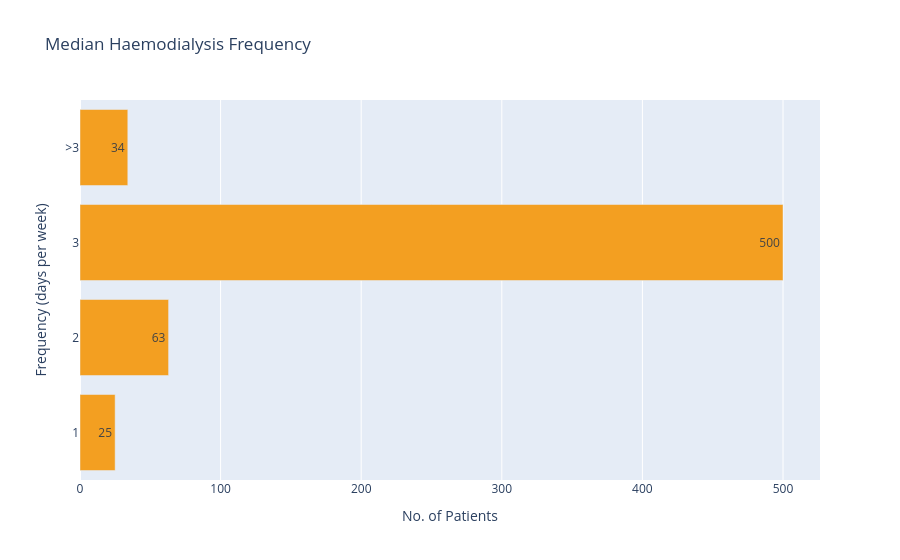
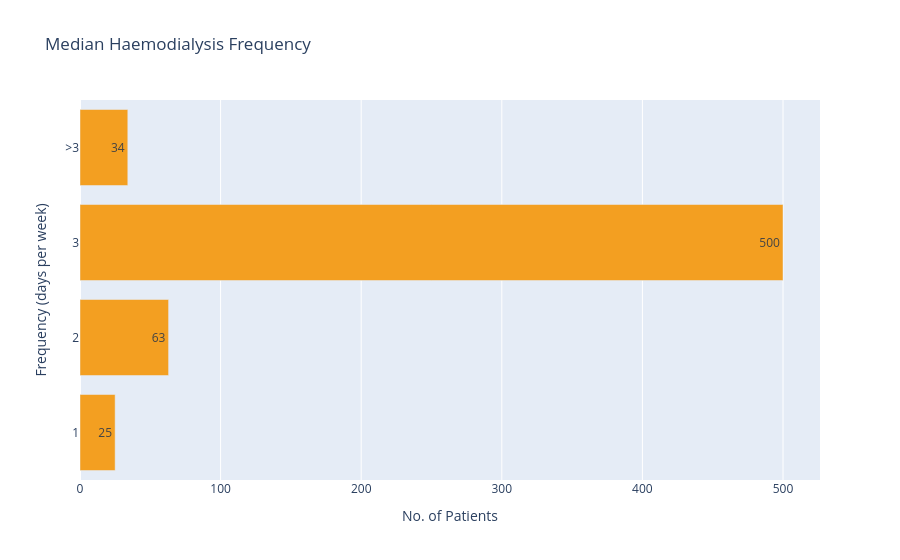
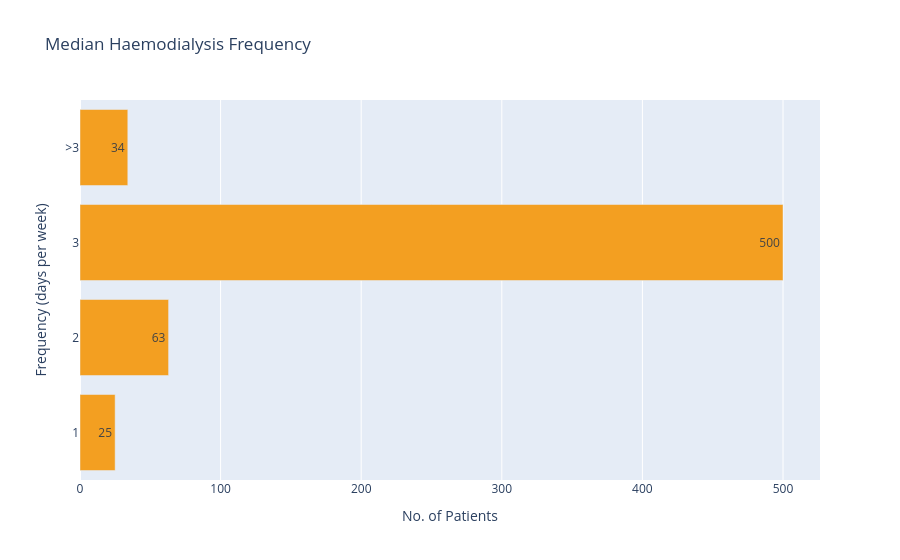
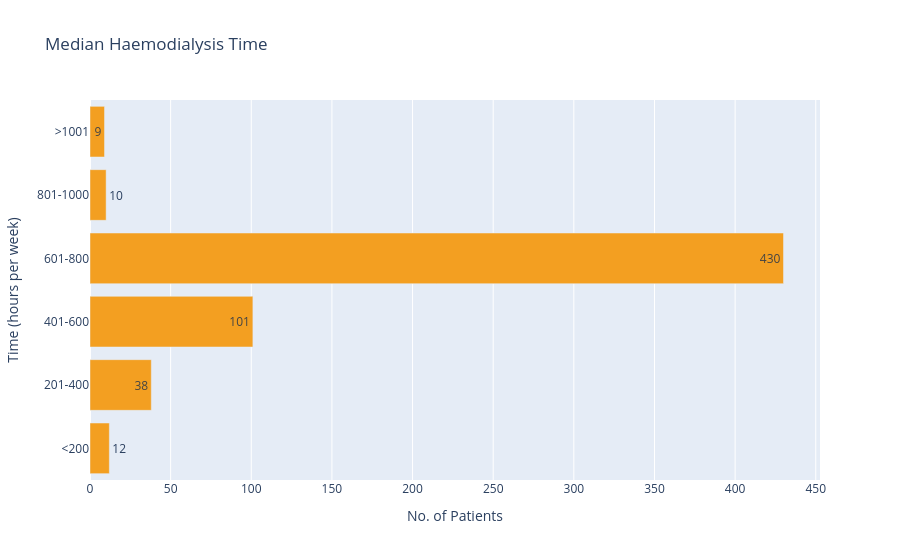

Notebook source saved alongside these figures, in order:
### Code cell
display(Markdown(output.all.incentre_dialysis_frequency.metadata.description))


freq_fig = px.bar(
    x=output.all.incentre_dialysis_frequency.data.y,
    y=output.all.incentre_dialysis_frequency.data.x,
    title=output.all.incentre_dialysis_frequency.metadata.title,
    labels={
        "x": output.all.incentre_dialysis_frequency.metadata.axis_titles.y,
        "y": output.all.incentre_dialysis_frequency.metadata.axis_titles.x,
    },
    orientation="h",
    color_discrete_sequence=["rgb(243,159,33)"],
    text_auto=True,
)

freq_fig.show()
freq_fig = px.bar(
    x=output.all.incentre_dialysis_frequency.data.y,
    y=output.all.incentre_dialysis_frequency.data.x,
    title=output.all.incentre_dialysis_frequency.metadata.title,
    labels={
        "x": output.all.incentre_dialysis_frequency.metadata.axis_titles.y,
        "y": output.all.incentre_dialysis_frequency.metadata.axis_titles.x,
    },
    orientation="h",
    color_discrete_sequence=["rgb(243,159,33)"],
    text_auto=True,
)
freq_fig.show()

freq_fig.show()
freq_fig = px.bar(
    x=output.all.incentre_time_dialysed.data.y,
    y=output.all.incentre_time_dialysed.data.x,
    title=output.all.incentre_time_dialysed.metadata.title,
    labels={
        "x": output.all.incentre_time_dialysed.metadata.axis_titles.y,
        "y": output.all.incentre_time_dialysed.metadata.axis_titles.x,
    },
    orientation="h",
    color_discrete_sequence=["rgb(243,159,33)"],
    text_auto=True,
)
freq_fig.show()

### Figure 1 — Plotly figure (JSON) as saved in the notebook; plotly's stock layout.template omitted (floating-point values rounded to 4 significant figures)
{"data": [{"alignmentgroup": "True", "hovertemplate": "No. of Patients=%{x}<br>Frequency (days per week)=%{y}<extra></extra>", "legendgroup": "", "marker": {"color": "rgb(243,159,33)", "pattern": {"shape": ""}}, "name": "", "offsetgroup": "", "orientation": "h", "showlegend": false, "textposition": "auto", "texttemplate": "%{x}", "type": "bar", "x": [25, 63, 500, 34], "xaxis": "x", "y": ["1", "2", "3", ">3"], "yaxis": "y"}], "layout": {"barmode": "relative", "legend": {"tracegroupgap": 0}, "title": {"text": "Median Haemodialysis Frequency"}, "xaxis": {"anchor": "y", "domain": [0, 1], "title": {"text": "No. of Patients"}}, "yaxis": {"anchor": "x", "domain": [0, 1], "title": {"text": "Frequency (days per week)"}}}}

### Figure 2 — Plotly figure (JSON) as saved in the notebook; plotly's stock layout.template omitted (floating-point values rounded to 4 significant figures)
{"data": [{"alignmentgroup": "True", "hovertemplate": "No. of Patients=%{x}<br>Frequency (days per week)=%{y}<extra></extra>", "legendgroup": "", "marker": {"color": "rgb(243,159,33)", "pattern": {"shape": ""}}, "name": "", "offsetgroup": "", "orientation": "h", "showlegend": false, "textposition": "auto", "texttemplate": "%{x}", "type": "bar", "x": [25, 63, 500, 34], "xaxis": "x", "y": ["1", "2", "3", ">3"], "yaxis": "y"}], "layout": {"barmode": "relative", "legend": {"tracegroupgap": 0}, "title": {"text": "Median Haemodialysis Frequency"}, "xaxis": {"anchor": "y", "domain": [0, 1], "title": {"text": "No. of Patients"}}, "yaxis": {"anchor": "x", "domain": [0, 1], "title": {"text": "Frequency (days per week)"}}}}

### Figure 3 — Plotly figure (JSON) as saved in the notebook; plotly's stock layout.template omitted (floating-point values rounded to 4 significant figures)
{"data": [{"alignmentgroup": "True", "hovertemplate": "No. of Patients=%{x}<br>Frequency (days per week)=%{y}<extra></extra>", "legendgroup": "", "marker": {"color": "rgb(243,159,33)", "pattern": {"shape": ""}}, "name": "", "offsetgroup": "", "orientation": "h", "showlegend": false, "textposition": "auto", "texttemplate": "%{x}", "type": "bar", "x": [25, 63, 500, 34], "xaxis": "x", "y": ["1", "2", "3", ">3"], "yaxis": "y"}], "layout": {"barmode": "relative", "legend": {"tracegroupgap": 0}, "title": {"text": "Median Haemodialysis Frequency"}, "xaxis": {"anchor": "y", "domain": [0, 1], "title": {"text": "No. of Patients"}}, "yaxis": {"anchor": "x", "domain": [0, 1], "title": {"text": "Frequency (days per week)"}}}}

### Figure 4 — Plotly figure (JSON) as saved in the notebook; plotly's stock layout.template omitted (floating-point values rounded to 4 significant figures)
{"data": [{"alignmentgroup": "True", "hovertemplate": "No. of Patients=%{x}<br>Time (hours per week)=%{y}<extra></extra>", "legendgroup": "", "marker": {"color": "rgb(243,159,33)", "pattern": {"shape": ""}}, "name": "", "offsetgroup": "", "orientation": "h", "showlegend": false, "textposition": "auto", "texttemplate": "%{x}", "type": "bar", "x": [12, 38, 101, 430, 10, 9], "xaxis": "x", "y": ["<200", "201-400", "401-600", "601-800", "801-1000", ">1001"], "yaxis": "y"}], "layout": {"barmode": "relative", "legend": {"tracegroupgap": 0}, "title": {"text": "Median Haemodialysis Time"}, "xaxis": {"anchor": "y", "domain": [0, 1], "title": {"text": "No. of Patients"}}, "yaxis": {"anchor": "x", "domain": [0, 1], "title": {"text": "Time (hours per week)"}}}}
